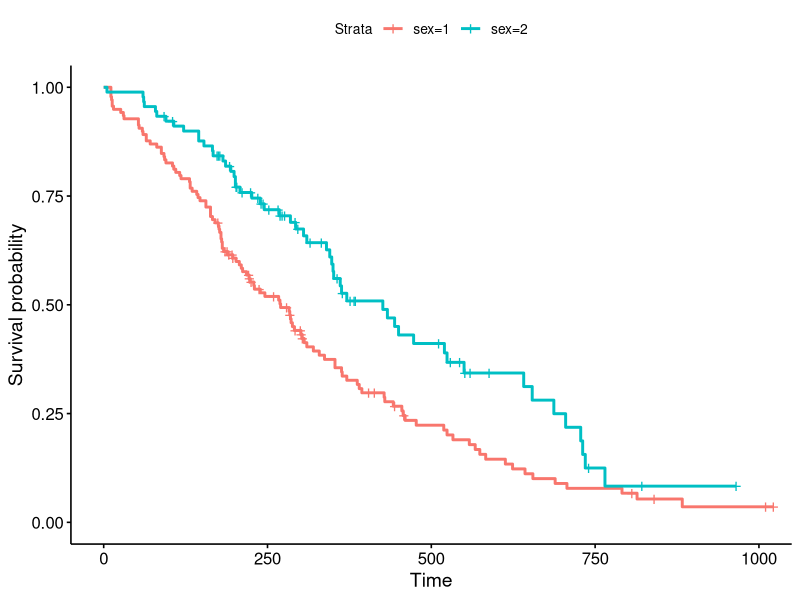
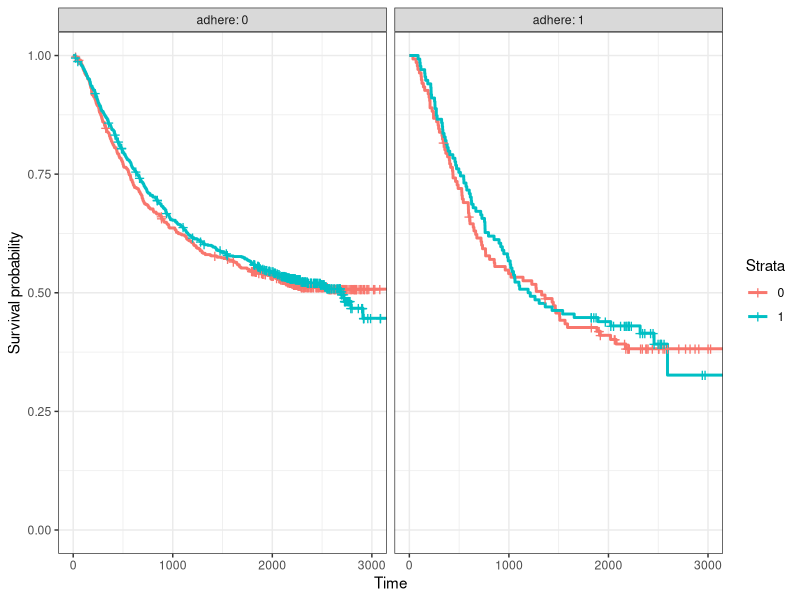
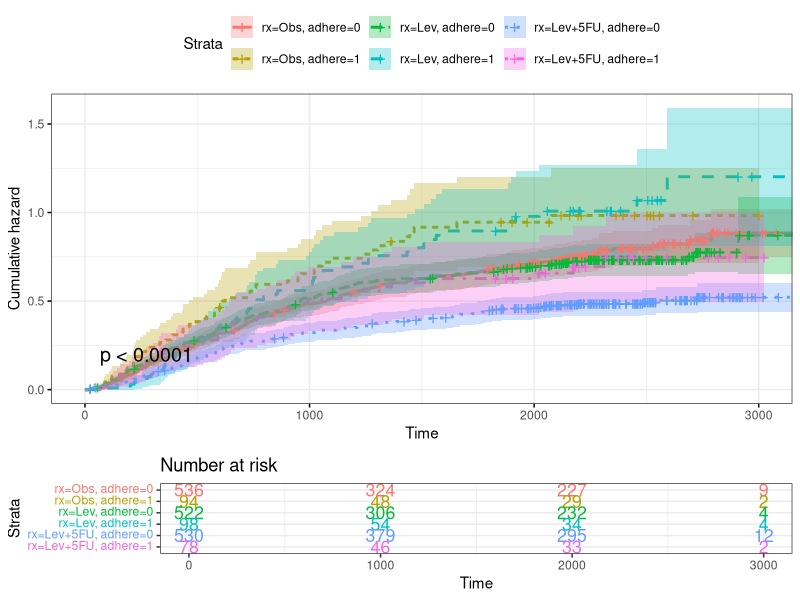
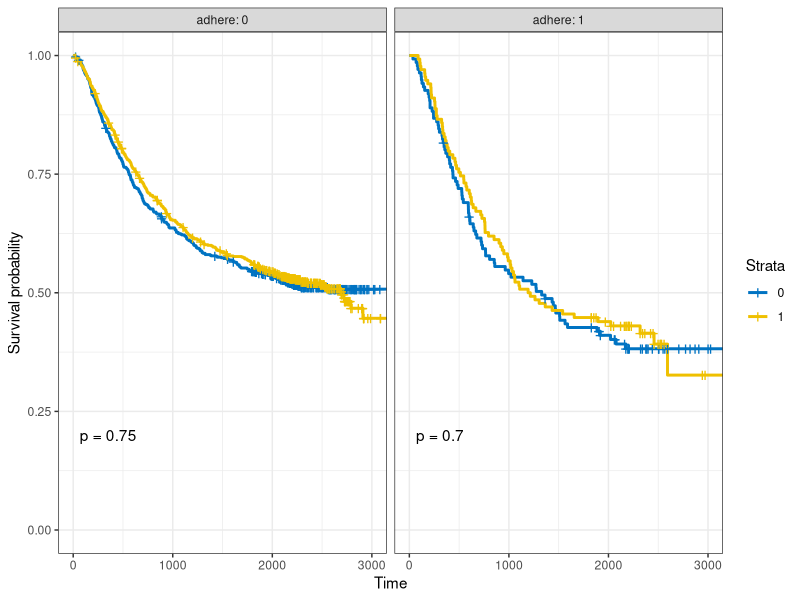
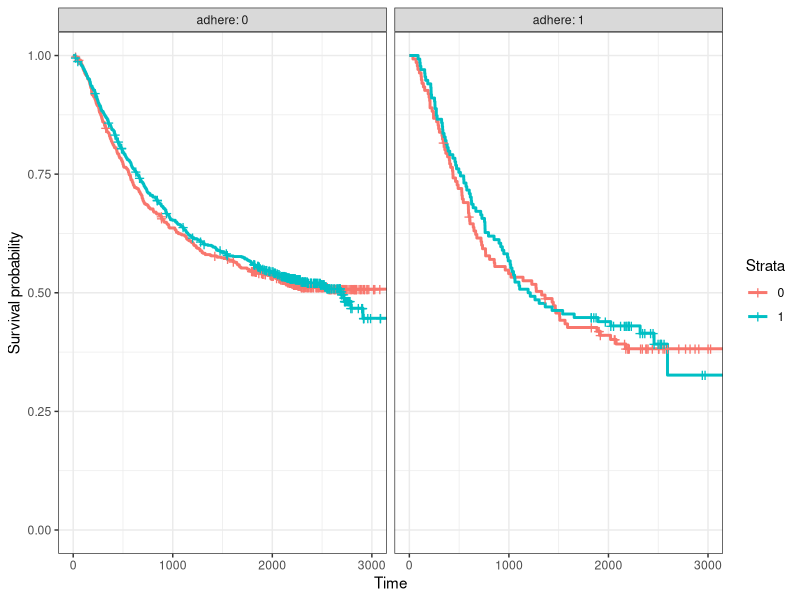
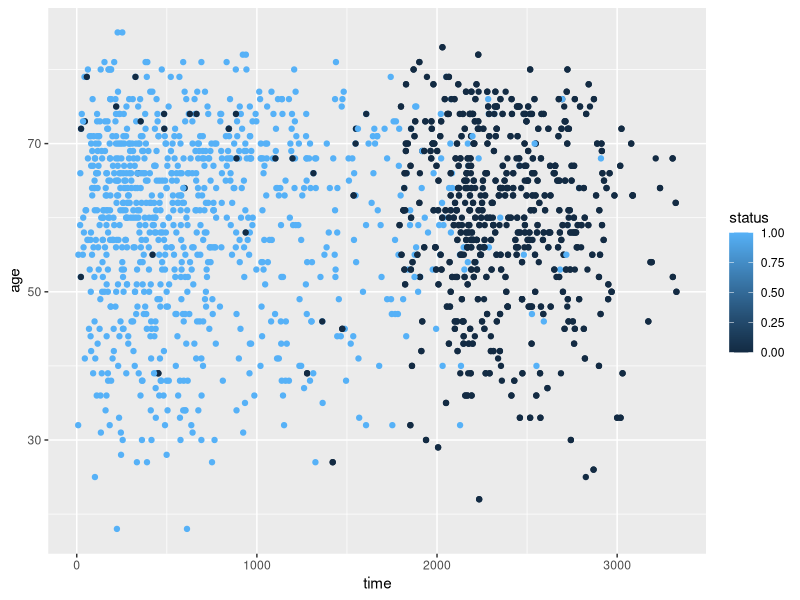
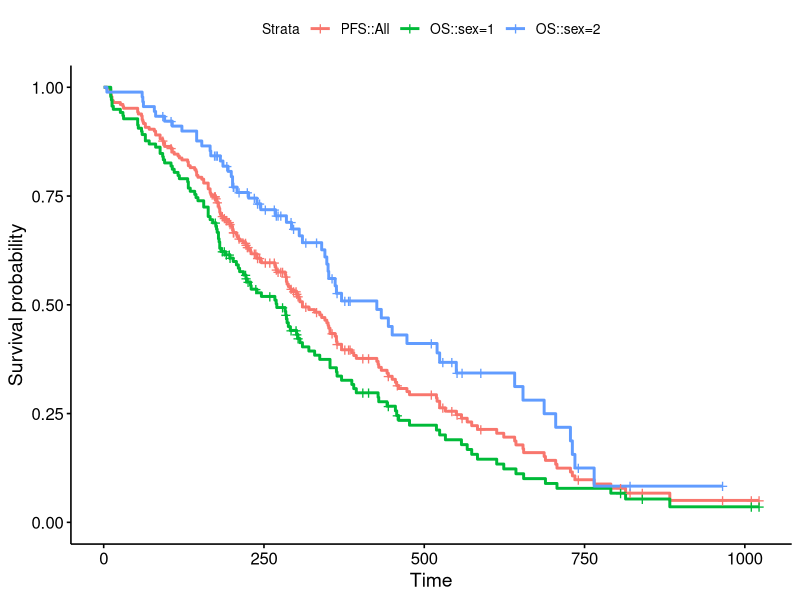
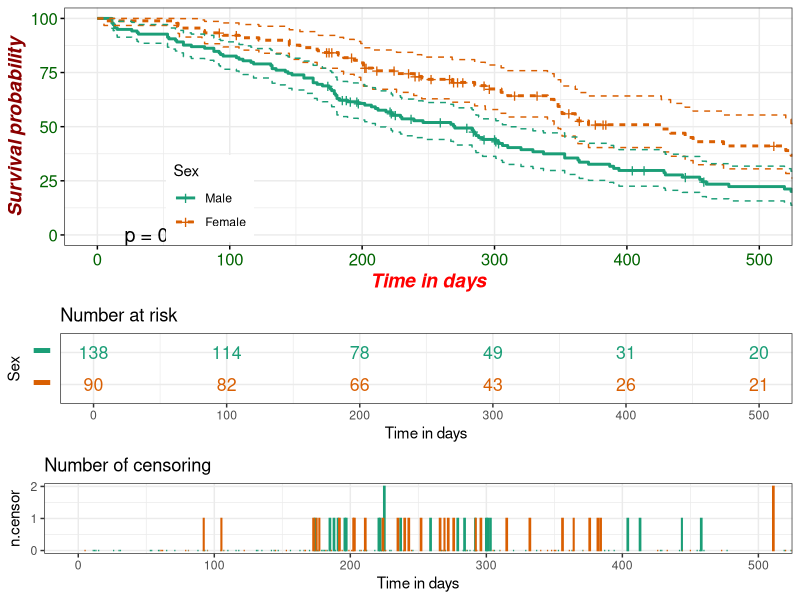

Source code (R) for these figures, in order: (Note: this script raises an error after producing the figures.)
library("survival")
library("survminer")

# ggsurvplot(), ggsurvplot_list() , ggsurvplot_facet(), ggsurvplot_group_by(), ggsurvplot_add_all(), ggsurvplot_combine()

fit1 <- survfit( Surv(time,  status) ~ 1,                  data = lung)
fit2 <- survfit( Surv(time,  status) ~ sex,                data = lung)
fit3 <- survfit( Surv(time,  status) ~ sex + rx + adhere,  data = colon )
fit4 <- survfit( Surv(time,  status) ~ rx + adhere,        data = colon )


###### Fit a Cox proportional hazards model

# ?surv_object <- Surv(time,  status)
# ?fit.coxph <- survfit( coxph(surv_object, status) ~ 1,   data = ovarian)
#? ggforest(fit.coxph, data = ovarian)
#
#################################################
ggsurvplot(fit2 )   # most basic plot of fitted data
ggsurvplot_facet(fit2 , data = colon ,  facet.by = "adhere") + theme_bw()  


# Customise   Change color, linetype by strata, risk.table color by strata

ggsurvplot(fit4, 
            # fun = "event",
            fun = "cumhaz",        #fun = function(y) y*100 ,
            pval = TRUE, conf.int = TRUE,
           
            risk.table = TRUE, # Add risk table
            risk.table.col = "strata", # Change risk table color by groups
           
            linetype = "strata", # Change line type by groups
            # palette = c("#E7B800", "#2E9FDF")  # match the variables
            ggtheme = theme_bw() # Change ggplot2 theme
           )

############################################################
ggsurvplot_facet(fit2 , data = colon , facet.by = "adhere",  palette = "jco", pval = TRUE) + theme_bw()
ggsurvplot_facet(fit2 , data = colon , facet.by = "adhere" ) + theme_bw()  

colon
ggplot(data = colon) + #geom_dotplot( aes( y= age, x = time) )
                       geom_point(aes( y= age, x = time, col = status) ) 
    

####### Combine curves 
fit <- list(PFS = fit1, OS = fit2)
ggsurvplot_combine(fit, lung)



############################################################

ggsurvplot(
            fit2,                     # survfit object with calculated statistics.
            # fun = "event",
            # fun = "cumhaz",
            fun = function(y) y*100 ,
            linetype = "strata",     # change line type by groups
            size = 1,                # change line size
            data = lung,             # data used to fit survival curves.

   
            pval = TRUE,             # show p-value of log-rank test.
            conf.int = TRUE,         # show confidence intervals for  point estimates of survival curves.
            # ?conf.int.fill = "blue",
            # palette = c("#E7B800", "#2E9FDF"), # custom color palette, match varibles
            palette = "Dark2",
            xlim = c(0,500),         # present narrower X axis, but not affect survival estimates.
            xlab = "Time in days",   # customize X axis label.
            break.time.by = 100,     # break X axis in time intervals by 500.
            #ggtheme = theme_light(), # customize plot and risk table with a theme.
            ggtheme = theme_bw(),
            
            ncensor.plot = TRUE,      # plot the number of censored subjects at time t
            ncensor.plot.height = 0.25,
            conf.int.style = "step",  # customize style of confidence intervals
   
            font.main = c(16, "bold", "darkblue"),
            font.x = c(14, "bold.italic", "red"),
            font.y = c(14, "bold.italic", "darkred"),
            font.tickslab = c(12, "plain", "darkgreen"),
           # legend = "bottom", 
            legend = c(0.2, 0.2),
            legend.title = "Sex",
            legend.labs = c("Male", "Female"),
              
            # surv.median.line = "hv",  # add the median survival pointer. c("none", "hv", "h", "v")
            # legend = "bottom" , 
            # legend.labs =      c("Male", "Female"),    # change legend labels.
   
            risk.table = TRUE,       # show risk table.
            # tables.theme = theme_cleantable(),
            risk.table.col = "strata",
            risk.table.y.text.col = T,# colour risk table text annotations.
            risk.table.height = 0.25, # the height of the risk table
            risk.table.y.text = FALSE # show bars instead of names in text annotations in legend of risk table.
        )    -> ggsurv

ggsurv

# Changing Labels
# %%%%%%%%%%%%%%%%%%%%%%%%%%
# Labels for Survival Curves (plot)
ggsurv$plot <- ggsurv$plot + labs(     title    = "Survival curves",                     
                                       subtitle = "Based on Kaplan-Meier estimates",  
                                       caption  = "created with survminer"          )

# Labels for Risk Table 
ggsurv$table <- ggsurv$table + labs(   title    = "Note the risk set sizes",          
                                       subtitle = "and remember about censoring.", 
                                       caption  = "source code: website.com"        )

# Labels for ncensor plot 
ggsurv$ncensor.plot <- ggsurv$ncensor.plot + labs(   title    = "Number of still not failed / censured", 
                                                     subtitle = "over the time.",
                                                     caption  = "source code: website.com"  )

ggsurv

# Changing the font size, style and color
# %%%%%%%%%%%%%%%%%%%%%%%%%%%%%%%%%%%%%%%
# Applying the same font style to all the components of ggsurv:
# survival curves, risk table and censor part

ggsurv <- ggpar(  
    ggsurv,
    font.title    = c(16, "bold", "darkblue"),         
    font.subtitle = c(15, "bold.italic", "purple"), 
    font.caption  = c(14, "plain", "orange"),        
    font.x        = c(14, "bold.italic", "red"),          
    font.y        = c(14, "bold.italic", "darkred"),      
    font.xtickslab = c(12, "plain", "darkgreen"),
    legend = "top"
)

ggsurv


# Using specific fonts for risk table and ncensor plots
#%%%%%%%%%%%%%%%%%%%%%%%%%%%%%%%%%%%%%%%%%%%%%%%%%%%%%%%%%%%
# Font for Risk Table
ggsurv$table <- ggpar(      ggsurv$table,
                            font.title    = c(13, "bold.italic", "green"),
                            font.subtitle = c(15, "bold", "pink"),
                            font.caption  = c(11, "plain", "darkgreen"),
                            font.x        = c(8, "bold.italic", "orange"),
                            font.y        = c(11, "bold.italic", "darkgreen"),
                            font.xtickslab = c(9, "bold", "red")
                       )


# Font for ncensor plot
ggsurv$ncensor.plot <- ggpar(
                         ggsurv$ncensor.plot,
                            font.title    = c(13, "bold.italic", "green"),
                            font.subtitle = c(15, "bold", "pink"),
                            font.caption  = c(11, "plain", "darkgreen"),
                            font.x        = c(8, "bold.italic", "orange"),
                            font.y        = c(11, "bold.italic", "darkgreen"),
                            font.xtickslab = c(9, "bold", "red")
                    )

ggsurv

print(ggsurv)



###########
ggsurvplot()          #: Draws survival curves , 'number at risk' table,  cumulative number of events table and the cumulative number of censored subjects table.
arrange_ggsurvplots() #: Arranges multiple ggsurvplots on the same page.
ggsurvevents()        #: Plots the distribution of event's times.
surv_summary()        #: Summary of a survival curve. Compared to the default summary() function, surv_summary() creates a data frame containing a nice summary from survfit results.
surv_cutpoint()       #: Determines the optimal cutpoint for one or multiple continuous variables at once. Provides a value of a cutpoint that correspond to the most significant relation with survival.
pairwise_survdiff()   #: Multiple comparisons of survival curves. Calculate pairwise comparisons between group levels with corrections for multiple testing.

# Diagnostics of Cox Model
ggcoxzph()          #: Graphical test of proportional hazards. Displays a graph of the scaled Schoenfeld residuals, along with a smooth curve using ggplot2. Wrapper around plot.cox.zph().
ggcoxdiagnostics()  #: Displays diagnostics graphs presenting goodness of Cox Proportional Hazards Model fit.
ggcoxfunctional()   #: Displays graphs of continuous explanatory variable against martingale residuals of null cox proportional hazards model. It helps to properly choose the functional form of continuous variable in cox model.
# Summary of Cox Model
ggforest()          #: Draws forest plot for CoxPH model
ggadjustedcurves()  #: Plots adjusted survival curves for coxph model.
# Competing Risks
ggcompetingrisks() #: Plots cumulative incidence curves for competing risks.

# more at http://www.sthda.com/english/rpkgs/survminer/, and check out the documentation and usage 

###################################################################

# Facet by one grouping variables: rx

fit <- survfit(  Surv(time, status) ~ sex,  data = colon ) 

ggsurvplot_facet(fit,  colon,   facet.by = "rx"  ,    palette = "jco", pval = TRUE)


# Facet by two grouping variables: rx and adhere
ggsurvplot_facet(fit,  colon,  facet.by = c("rx", "adhere"),   palette = "jco", pval = TRUE)


# Another fit
#::::::::::::::::::::::::::::::::::::::::::::::::::::::::
fit2 <- survfit( Surv(time, status) ~ sex + rx,  data = colon )
ggsurvplot_facet(fit2, colon, facet.by = "adhere",  palette = "jco", pval = TRUE)


# Faceting
ggsurv <- ggsurvplot(fit3, data = colon,
                        fun = "cumhaz", conf.int = TRUE,
                        risk.table = TRUE, risk.table.col="strata",
                        ggtheme = theme_bw())
ggsurv                     
# Faceting survival curves
curv_facet <- ggsurv$plot + facet_grid(rx ~ adhere)
curv_facet
                     # 
# # Faceting risk tables:
# # Generate risk table for each facet plot item

ggsurv$table + facet_grid(rx ~ adhere, scales = "free") +   theme(legend.position = "none")

#  # Generate risk table for each facet columns
tbl_facet <- ggsurv$table + facet_grid(.~ adhere, scales = "free")
                            tbl_facet  + theme(legend.position = "none")
                     # 
# # Arrange faceted survival curves and risk tables
 g2 <- ggplotGrob(curv_facet)
 g3 <- ggplotGrob(tbl_facet)
min_ncol <- min(ncol(g2), ncol(g3))
g <- gridExtra::rbind.gtable(g2[, 1:min_ncol], g3[, 1:min_ncol], size="last")
g$widths <- grid::unit.pmax(g2$widths, g3$widths)
grid::grid.newpage()
grid::grid.draw(g)
                     # 

